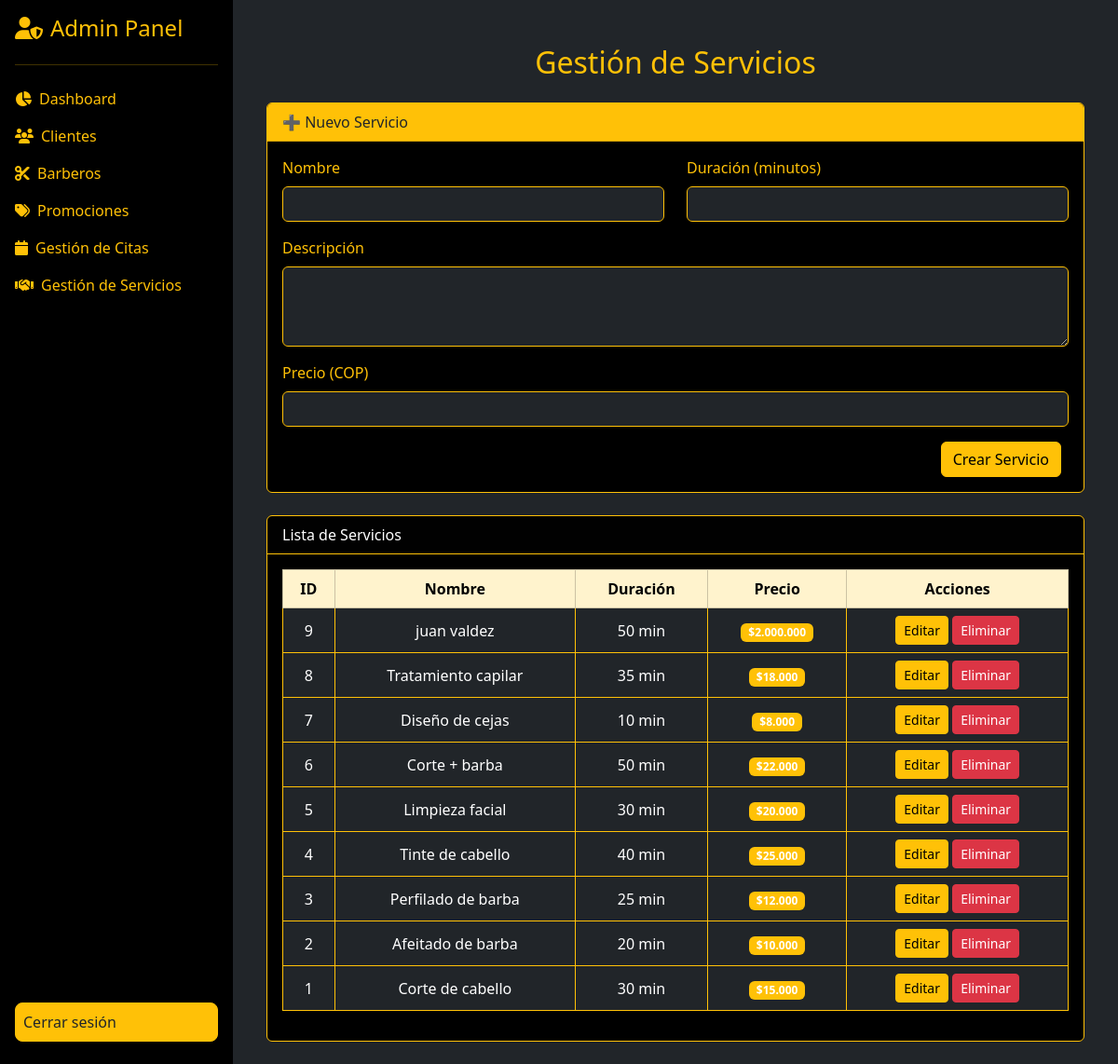
Before: /panel/servicios (signed in) with the older database file.
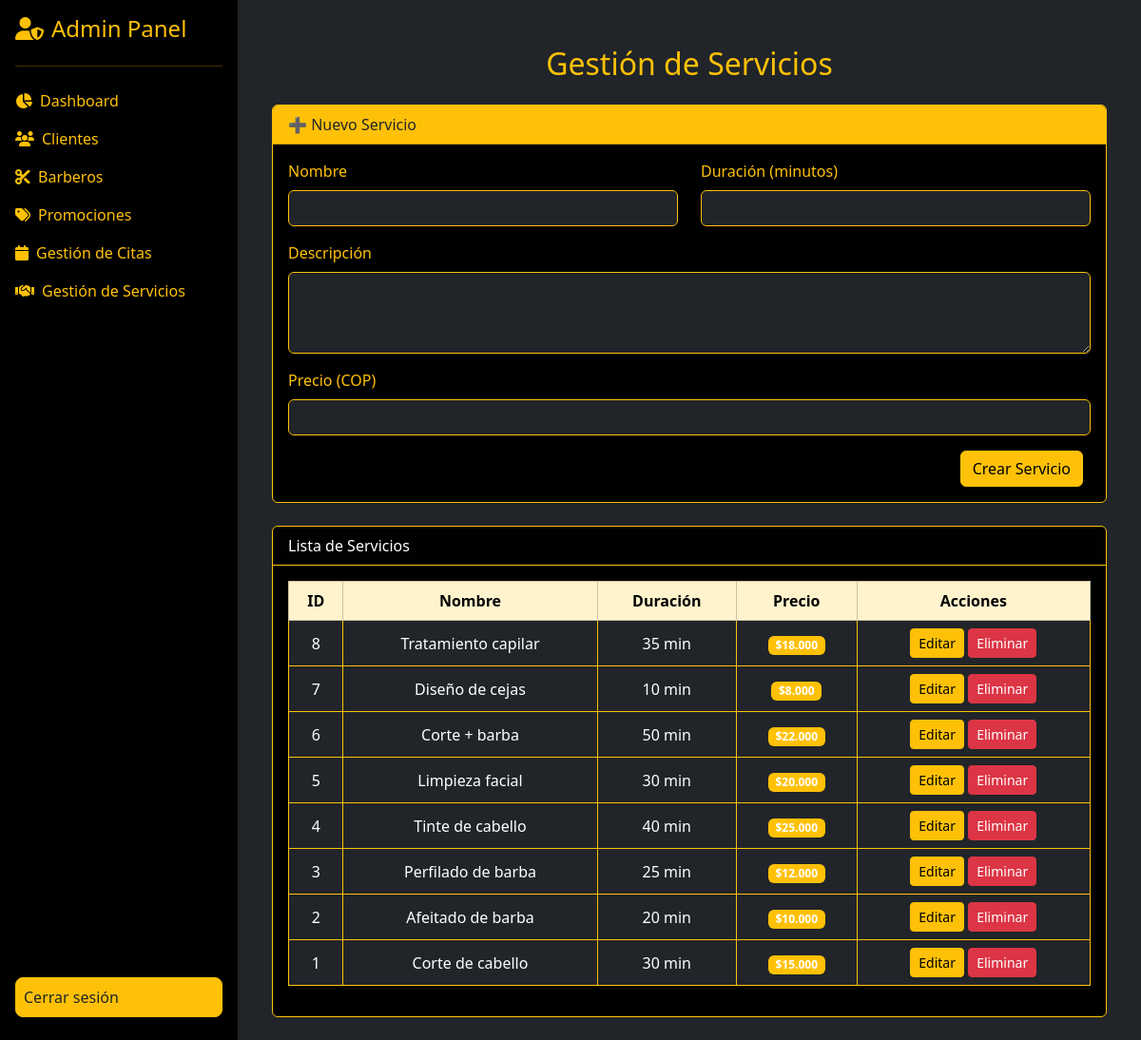
After: the same page with the newer database file.
### tables this page shows
CREATE TABLE `servicios` (
  `id_servicio` int(11) NOT NULL,
  `nombre` varchar(100) NOT NULL,
  `descripcion` text DEFAULT NULL,
  `precio` int(10) NOT NULL,
  `duracion_min` int(11) NOT NULL
);

### app/modulos/servicios/controlador.php (called while the page is built, shortened)
<?php
require_once __DIR__ . "/modelo.php";
class ServiciosController {
    private $servicio;
    public function __construct() {
        $this->servicio = new Servicio();
    }
    public function index(): void {
        $stmt = $this->servicio->leerTodos();
        require __DIR__ . "/vista/servicios.php";
    }
}

### app/panel/controlador.php (called while the page is built, shortened)
<?php
class PanelController {
    public function index(string $subRoute = "", string $id = "", string $accion = ""): void {
        require __DIR__ . "/vista/layout.php";
    }
}

### index.php (called while the page is built, shortened)
<?php
$requestUri = $_SERVER['REQUEST_URI'];
$basePath = "/barber";
$route = str_replace($basePath, "", $requestUri);
$route = trim($route, "/");
$router = new Router();
$router->handle($route);
?>

### app/config/Database.php (called while the page is built, shortened)
<?php
class Database {
    private $host = "localhost";
    private $db_name = "style_barber";
    private $username = "root";
    private $password = "";
    private $conn;
    public function __construct() {
        try {
            $this->conn = new PDO(
                "mysql:host={$this->host};dbname={$this->db_name};charset=utf8",
                $this->username,
                $this->password
            );
            $this->conn->setAttribute(PDO::ATTR_ERRMODE, PDO::ERRMODE_EXCEPTION);
        } catch (PDOException $e) {
            die(json_encode([
                "success" => false,
                "message" => "Error de conexión: " . $e->getMessage()
            ]));
        }
    }
    public function getConnection(): PDO {
        return $this->conn;
    }
}
?>

### app/modulos/servicios/modelo.php (called while the page is built, shortened)
<?php
require_once __DIR__ . "/../../config/Database.php";
class Servicio{
    private $conn;
    private $table = 'servicios';
    public function __construct() {
        $db = new Database();
        $this->conn = $db->getConnection();
    }
    public function leerTodos(): array {
        $query = "SELECT * FROM {$this->table} ORDER BY id_servicio DESC";
        $stmt = $this->conn->prepare($query);
        $stmt->execute();
        return $stmt->fetchAll(PDO::FETCH_ASSOC);
    }
}

### app/modulos/servicios/vista/servicios.php (the view, shortened to what the changed rows need)
<div class="container mt-4">
  <h2 class="text-center text-warning mb-4">Gestión de Servicios</h2>
  <div class="card bg-black border-warning">
    <div class="card-body">
      <div class="table-responsive">
        <table class="table table-dark table-bordered border-warning align-middle text-center">
          <thead class="table-warning text-dark">
            <tr>
              <th>ID</th>
              <th>Nombre</th>
              <th>Duración</th>
              <th>Precio</th>
              <th>Acciones</th>
            </tr>
          </thead>
          <tbody>
            <?php foreach ($stmt as $row): ?>
            <tr>
              <td><?= $row['id_servicio'] ?></td>
              <td><?= htmlspecialchars($row['nombre']) ?></td>
              <td><?= $row['duracion_min'] ?> min</td>
              <td><span class="badge bg-warning">$<?= number_format($row['precio'], 0, ',', '.') ?></span></td>
              <td>
                <a href="/barber/panel/servicios/<?= $row['id_servicio'] ?>/editar" class="btn btn-sm btn-warning">Editar</a>
                <a href="/barber/panel/servicios/<?= $row['id_servicio'] ?>/eliminar" class="btn btn-sm btn-danger" onclick="return confirm('¿Eliminar este servicio?')">Eliminar</a>
              </td>
            </tr>
            <?php endforeach; ?>
          </tbody>
        </table>
      </div>
    </div>
  </div>
</div>

Changed rows visible on the page:
removed servicios: id_servicio "9", nombre "juan valdez", duracion_min "50", precio "2.000.000"
